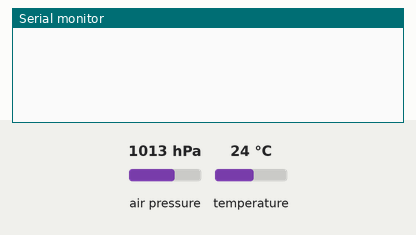
This sketch was run on a simulated ESP8266 (NodeMCU). Parts: the last lines printed to the serial monitor. The test bench sets the inputs (shaded band); at power-on: air pressure 1013 hPa, temperature 24 °C. WiFi joins after 1.5 s; servers stay silent unless stated.

Above: at 3.0 s.
3.1 s: air pressure set to 952 hPa
At 8.0 s:
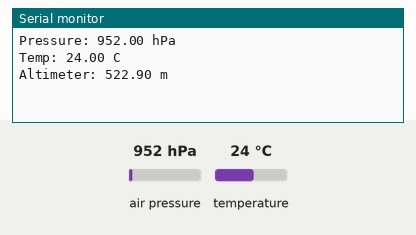
8.3 s: temperature set to 12 °C
9.8 s: air pressure set to 975 hPa
At 13.2 s:
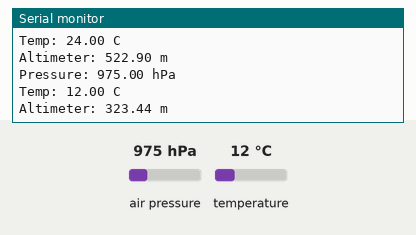

The sketch:

Program_Barometric_Sensor_BMP280_dengan_Blynk.ino
```cpp
/***************************************
 * Project Monitoring Sensor BMP280 dengan Blynk
 * Board  : NodeMCU ESP8266 V3
 * Input  : BMP280
 * Output : Blynk
 * 99 Proyek IoT
 * www.ardutech.com
 ****************************************/
#define BLYNK_PRINT Serial
#include <ESP8266WiFi.h>
#include <BlynkSimpleEsp8266.h>
#include <Wire.h>
#include <Adafruit_Sensor.h>
#include <Adafruit_BMP280.h>
#define SEALEVELPRESSURE_HPA (1013.25)

//---GANTI SESUAI DENGAN TOKEN BLYNK ANDA
char auth[] = "-htbXm6E3Lizwp915_No7P516Ywa7nrj";
// Ganti dengan WiFi dan Password anda
//---GANTI SESUAI DENGAN JARINGAN WIFI
//---HOTSPOT ANDA
char ssid[] = "ArdutechWiFi";  // Nama Hotspot/WiFi
char pass[] = "12345678";      //  Password
BlynkTimer timer;
Adafruit_BMP280 bmp;
float temperature, pressure, altitude;
//==============================================
void setup()
{
  Serial.begin(9600);
  bmp.begin(0x76);
  delay(10);
  Blynk.begin(auth, ssid, pass);
  timer.setInterval(5000L, ReadBMP280);
}

//=================================================
void ReadBMP280()
{
  pressure = bmp.readPressure()/100.0F;
  temperature = bmp.readTemperature();
  altitude = bmp.readAltitude(SEALEVELPRESSURE_HPA);

  Blynk.virtualWrite(V1, pressure);
  Blynk.virtualWrite(V2, temperature);
  Blynk.virtualWrite(V3, altitude);

  Serial.print("Pressure: ");
  Serial.print(pressure);
  Serial.println(" hPa");

  Serial.print(("Temp: "));
  Serial.print(temperature);
  Serial.println(" C");

  Serial.print("Altimeter: ");
  Serial.print(altitude);
  Serial.println(" m");
}
//==================================================
void loop()
{
  Blynk.run();
  timer.run();
}
```

Measured:
- after the input at 3.1 s, the serial monitor: prints a new line after 3.7 s (image 1)
- after the input at 9.8 s, the serial monitor: prints a new line after 2.0 s (image 2)
